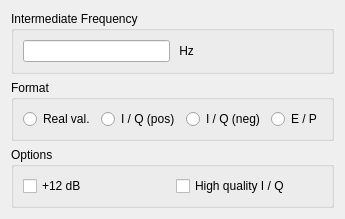
        <widget class="QWidget" name="tabOutput">
         <attribute name="title">
          <string>Output</string>
         </attribute>
         <layout class="QVBoxLayout" name="verticalLayout_3">
          <property name="spacing">
           <number>6</number>
          </property>
          <property name="leftMargin">
           <number>11</number>
          </property>
          <property name="topMargin">
           <number>11</number>
          </property>
          <property name="rightMargin">
           <number>11</number>
          </property>
          <property name="bottomMargin">
           <number>11</number>
          </property>
          <item>
           <widget class="QGroupBox" name="ButtonGroupIF">
            <property name="sizePolicy">
             <sizepolicy hsizetype="Minimum" vsizetype="Minimum">
              <horstretch>0</horstretch>
              <verstretch>0</verstretch>
             </sizepolicy>
            </property>
            <property name="title">
             <string>Intermediate Frequency</string>
            </property>
            <layout class="QHBoxLayout" name="horizontalLayout_2">
             <item>
              <widget class="QLineEdit" name="LineEditSndCrdIF">
               <property name="sizePolicy">
                <sizepolicy hsizetype="Minimum" vsizetype="Minimum">
                 <horstretch>0</horstretch>
                 <verstretch>0</verstretch>
                </sizepolicy>
               </property>
               <property name="minimumSize">
                <size>
                 <width>90</width>
                 <height>0</height>
                </size>
               </property>
               <property name="maxLength">
                <number>24</number>
               </property>
              </widget>
             </item>
             <item>
              <widget class="QLabel" name="TextLabelIFUnit">
               <property name="sizePolicy">
                <sizepolicy hsizetype="Minimum" vsizetype="Minimum">
                 <horstretch>0</horstretch>
                 <verstretch>0</verstretch>
                </sizepolicy>
               </property>
               <property name="text">
                <string> Hz</string>
               </property>
               <property name="wordWrap">
                <bool>false</bool>
               </property>
               <property name="indent">
                <number>-1</number>
               </property>
              </widget>
             </item>
            </layout>
           </widget>
          </item>
          <item>
           <widget class="QGroupBox" name="GroupBoxOutput">
            <property name="sizePolicy">
             <sizepolicy hsizetype="Minimum" vsizetype="Minimum">
              <horstretch>0</horstretch>
              <verstretch>0</verstretch>
             </sizepolicy>
            </property>
            <property name="title">
             <string>Format</string>
            </property>
            <property name="radioButtonExclusive" stdset="0">
             <bool>true</bool>
            </property>
            <layout class="QVBoxLayout" name="verticalLayout_7">
             <item>
              <layout class="QHBoxLayout" name="horizontalLayout_3">
               <item>
                <widget class="QRadioButton" name="RadioButtonOutReal">
                 <property name="sizePolicy">
                  <sizepolicy hsizetype="Minimum" vsizetype="Minimum">
                   <horstretch>0</horstretch>
                   <verstretch>0</verstretch>
                  </sizepolicy>
                 </property>
                 <property name="text">
                  <string>Real val.</string>
                 </property>
                 <attribute name="buttonGroup">
                  <string notr="true">ButtonGroupOutput</string>
                 </attribute>
                </widget>
               </item>
               <item>
                <widget class="QRadioButton" name="RadioButtonOutIQPos">
                 <property name="sizePolicy">
                  <sizepolicy hsizetype="Minimum" vsizetype="Minimum">
                   <horstretch>0</horstretch>
                   <verstretch>0</verstretch>
                  </sizepolicy>
                 </property>
                 <property name="text">
                  <string>I / Q (pos)</string>
                 </property>
                 <attribute name="buttonGroup">
                  <string notr="true">ButtonGroupOutput</string>
                 </attribute>
                </widget>
               </item>
               <item>
                <widget class="QRadioButton" name="RadioButtonOutIQNeg">
                 <property name="sizePolicy">
                  <sizepolicy hsizetype="Minimum" vsizetype="Minimum">
                   <horstretch>0</horstretch>
                   <verstretch>0</verstretch>
                  </sizepolicy>
                 </property>
                 <property name="text">
                  <string>I / Q (neg)</string>
                 </property>
                 <attribute name="buttonGroup">
                  <string notr="true">ButtonGroupOutput</string>
                 </attribute>
                </widget>
               </item>
               <item>
                <widget class="QRadioButton" name="RadioButtonOutEP">
                 <property name="sizePolicy">
                  <sizepolicy hsizetype="Minimum" vsizetype="Minimum">
                   <horstretch>0</horstretch>
                   <verstretch>0</verstretch>
                  </sizepolicy>
                 </property>
                 <property name="text">
                  <string>E / P</string>
                 </property>
                 <attribute name="buttonGroup">
                  <string notr="true">ButtonGroupOutput</string>
                 </attribute>
                </widget>
               </item>
              </layout>
             </item>
            </layout>
           </widget>
          </item>
          <item>
           <widget class="QGroupBox" name="GroupBoxOutputOption">
            <property name="sizePolicy">
             <sizepolicy hsizetype="Minimum" vsizetype="Minimum">
              <horstretch>0</horstretch>
              <verstretch>0</verstretch>
             </sizepolicy>
            </property>
            <property name="title">
             <string>Options</string>
            </property>
            <layout class="QHBoxLayout" name="horizontalLayout_7">
             <item>
              <widget class="QCheckBox" name="CheckBoxAmplifiedOutput">
               <property name="sizePolicy">
                <sizepolicy hsizetype="Minimum" vsizetype="Minimum">
                 <horstretch>0</horstretch>
                 <verstretch>0</verstretch>
                </sizepolicy>
               </property>
               <property name="text">
                <string>+12 dB</string>
               </property>
              </widget>
             </item>
             <item>
              <widget class="QCheckBox" name="CheckBoxHighQualityIQ">
               <property name="sizePolicy">
                <sizepolicy hsizetype="Minimum" vsizetype="Minimum">
                 <horstretch>0</horstretch>
                 <verstretch>0</verstretch>
                </sizepolicy>
               </property>
               <property name="text">
                <string>High quality I / Q</string>
               </property>
              </widget>
             </item>
            </layout>
           </widget>
          </item>
          <item>
           <spacer name="verticalSpacer_3">
            <property name="orientation">
             <enum>Qt::Vertical</enum>
            </property>
            <property name="sizeHint" stdset="0">
             <size>
              <width>20</width>
              <height>0</height>
             </size>
            </property>
           </spacer>
          </item>
         </layout>
        </widget>
